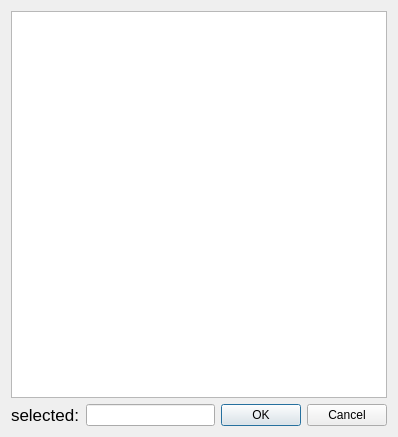
<?xml version="1.0" encoding="UTF-8"?>
<ui version="4.0">
 <class>Dialog</class>
 <widget class="QDialog" name="Dialog">
  <property name="geometry">
   <rect>
    <x>0</x>
    <y>0</y>
    <width>398</width>
    <height>437</height>
   </rect>
  </property>
  <property name="font">
   <font>
    <pointsize>9</pointsize>
   </font>
  </property>
  <property name="windowTitle">
   <string>Constant&amp;Table Define Dialog</string>
  </property>
  <layout class="QGridLayout" name="gridLayout">
   <item row="0" column="0" colspan="3">
    <widget class="QTableView" name="tableView"/>
   </item>
   <item row="1" column="0">
    <widget class="QLabel" name="label">
     <property name="font">
      <font>
       <pointsize>13</pointsize>
      </font>
     </property>
     <property name="text">
      <string>selected:</string>
     </property>
    </widget>
   </item>
   <item row="1" column="1">
    <widget class="QLineEdit" name="lineEdit"/>
   </item>
   <item row="1" column="2">
    <widget class="QDialogButtonBox" name="buttonBox">
     <property name="orientation">
      <enum>Qt::Horizontal</enum>
     </property>
     <property name="standardButtons">
      <set>QDialogButtonBox::Cancel|QDialogButtonBox::Ok</set>
     </property>
    </widget>
   </item>
  </layout>
 </widget>
 <resources/>
 <connections>
  <connection>
   <sender>buttonBox</sender>
   <signal>accepted()</signal>
   <receiver>Dialog</receiver>
   <slot>accept()</slot>
   <hints>
    <hint type="sourcelabel">
     <x>248</x>
     <y>254</y>
    </hint>
    <hint type="destinationlabel">
     <x>157</x>
     <y>274</y>
    </hint>
   </hints>
  </connection>
  <connection>
   <sender>buttonBox</sender>
   <signal>rejected()</signal>
   <receiver>Dialog</receiver>
   <slot>reject()</slot>
   <hints>
    <hint type="sourcelabel">
     <x>316</x>
     <y>260</y>
    </hint>
    <hint type="destinationlabel">
     <x>286</x>
     <y>274</y>
    </hint>
   </hints>
  </connection>
 </connections>
</ui>
